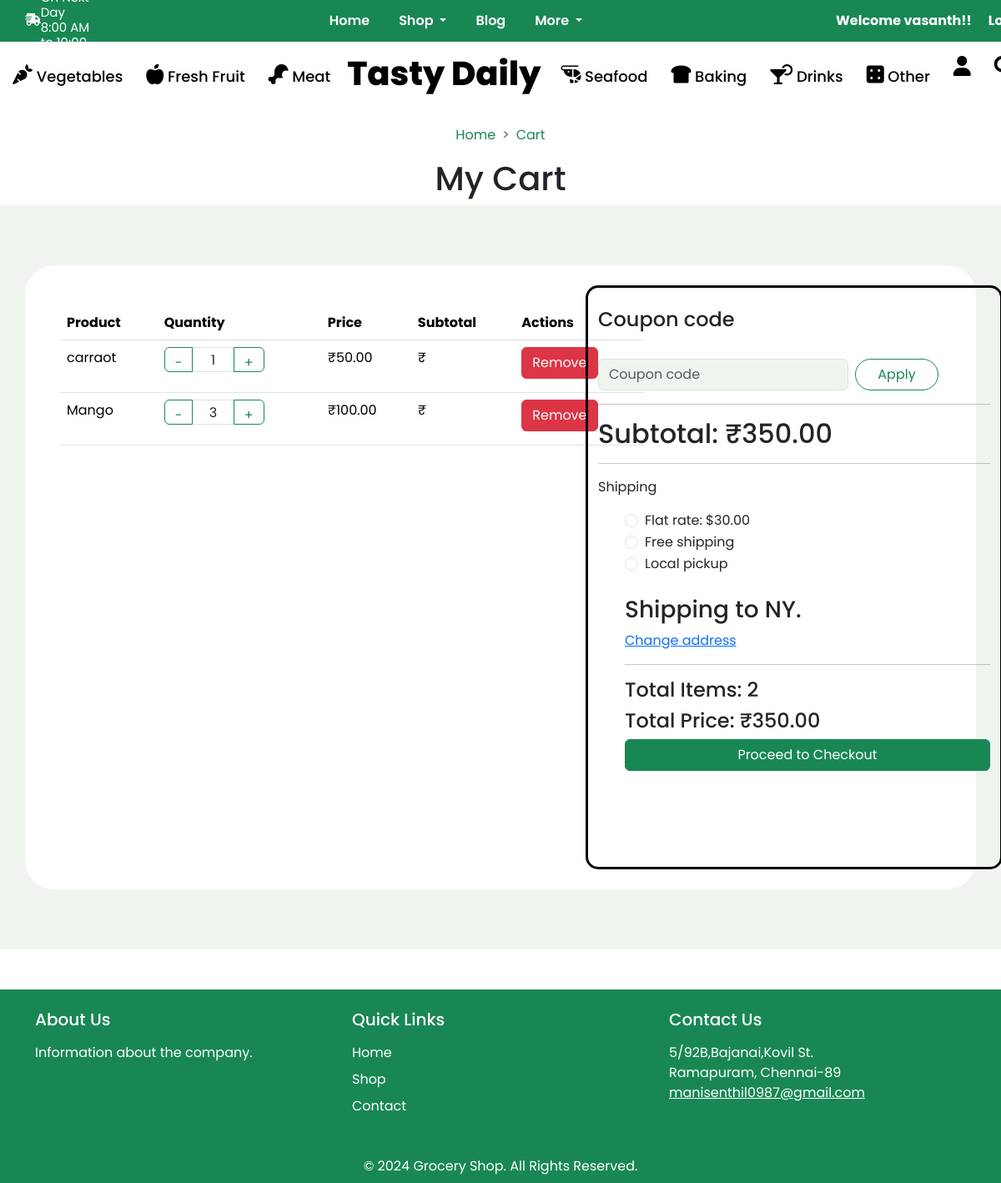
The app's page /cart/ (signed in), older data.
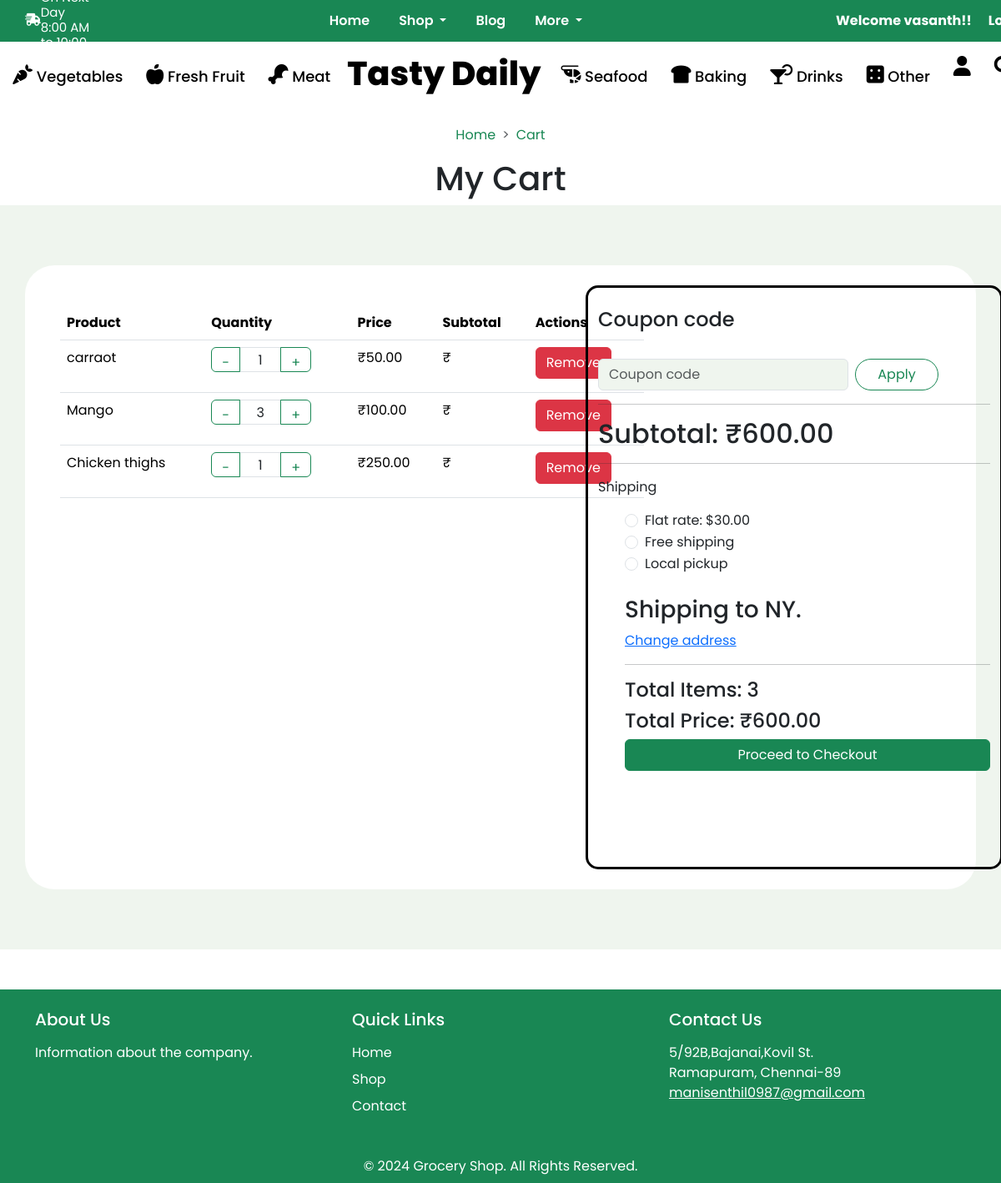
The same page, newer data.
### Grocery_app1/models.py (models this page shows, shortened)
class Cart(models.Model):
    user = models.ForeignKey(User, on_delete=models.CASCADE)
    product = models.ForeignKey(Product, on_delete=models.CASCADE)
    quantity = models.PositiveIntegerField(default=1)
    added_at = models.DateTimeField(auto_now_add=True)

class Product(models.Model):
    name = models.CharField(max_length=200)
    category = models.ForeignKey(Category, related_name='products', on_delete=models.CASCADE)
    description = models.TextField()
    price = models.DecimalField(max_digits=10, decimal_places=2)
    stock = models.PositiveIntegerField()
    quantity_variant = models.ForeignKey(QuantityVariant, on_delete=models.CASCADE, null=True, blank=True)
    color_variant = models.ForeignKey(ColorVariant, on_delete=models.CASCADE, null=True, blank=True)
    size_variant = models.ForeignKey(SizeVariant, on_delete=models.CASCADE, null=True, blank=True)
    trending = models.BooleanField(default=False)
    available = models.BooleanField(default=True)
    created = models.DateTimeField(auto_now_add=True)
    updated = models.DateTimeField(auto_now=True)
    image2 = models.ImageField(upload_to='products/', blank=True, null=True)

### Grocery_app1/views.py (the view)
# urls.py: path('cart/', views.view_cart, name='view_cart'),
@login_required
def view_cart(request):
    cart_items = Cart.objects.filter(user=request.user)
    total_price = sum(item.product.price * item.quantity for item in cart_items)
    qua_tot= (item.product.price * item.quantity for item in cart_items)
    return render(request, 'cart.html', {'cart_items': cart_items, 'total_price': total_price,'qua_tot':qua_tot})

### templates/cart.html (shortened to what this page needs)
{%include 'header.html'%}
{% block label_top %}
    {% include 'label_top.html' %}
{% endblock %}
{% block navbar %}
    {% include 'navbar.html'  %}
{% endblock %}
<nav style="--bs-breadcrumb-divider: '>';" aria-label="breadcrumb" >
    <ol class="breadcrumb" style="justify-content: center; margin-top:150px;">
      <li class="breadcrumb-item "><a href="{% url 'home' %}" style="text-decoration:none;color: #198754; ">Home</a></li>
      <li class="breadcrumb-item "><a href="#" style="text-decoration:none;color: #198754;">Cart</a></li>
    </ol>
 </nav>
<h1 class="text-center">My Cart</h1>
<div class="container-fluid" style="background:#eff5ee;">
    <br>
<div class="container my-5" style="background:white;border-radius:35px;">
    <br>
  <div class="row" >
    <br>
    <div class="col-lg-8">
      <div class="cart-container" >
        <br>
        <table class="table" style="width:700px;margin-left:30px;">
          <thead>
            <tr>
              <th>Product</th>
              <th>Quantity</th>
              <th>Price</th>
              <th>Subtotal</th>
              <th>Actions</th>
            </tr>
          </thead>
          <tbody>
            {% for item in cart_items %}
            <tr>
              <td>{{ item.product.name }}</td>
              <td>
                <div class="input-group mb-3" style="width: 120px;">
                    <button class="btn btn-outline-success minus-btn" type="button" style="height:30px;">-</button>
                    <input type="text" class="form-control qty-input" value="{{ item.quantity }}" style="text-align: center; height:30px;">
                    <button class="btn btn-outline-success plus-btn" type="button" style="height:30px;">+</button>
                </div>
              </td>
              <td>₹{{ item.product.price }}</td>
              <td>₹</td>
              <td>
                <a href="{% url 'remove_from_cart' item.id %}" class="btn btn-danger">Remove</a>
              </td>
            </tr>
            {% endfor %}
          </tbody>
        </table>
      </div>
    </div>
    <div class="col-lg-4" >
      <div class="container" style="margin-left:-100px;border-radius:15px;width:500px;height:700px;border:3px solid black;">
        <br>
        <h4>Coupon code</h4>
        <br>
        <form class="d-flex" role="search">
            <input class="form-control me-2" type="search" placeholder="Coupon code" aria-label="Search" style="background:#eff5ee;width:300px;">
            <button class="btn btn-outline-success" type="submit" style="width:100px;border-radius:35px;">Apply</button>
          </form>
        <hr>
        <h2>Subtotal: ₹{{ total_price }}</h2>
        <hr>
<p>Shipping</p>
<ul>
    <div class="form-check form-check-inline">
        <input class="form-check-input" type="radio" name="inlineRadioOptions" id="inlineRadio1" value="option1">
        <label class="form-check-label" for="inlineRadio1">Flat rate: $30.00</label>
      </div>
<br>
      <div class="form-check form-check-inline">
        <input class="form-check-input" type="radio" name="inlineRadioOptions" id="inlineRadio2" value="option2">
        <label class="form-check-label" for="inlineRadio2">Free shipping</label>
      </div>
<br>
      <div class="form-check form-check-inline">
        <input class="form-check-input" type="radio" name="inlineRadioOptions" id="inlineRadio3" value="option3">
        <label class="form-check-label" for="inlineRadio3"> Local pickup</label>
      </div>
<br>
<br>
<h3>Shipping to NY.</h3>
<a href="#">Change address</a>
<hr>
        <h4>Total Items: {{ cart_items|length }}</h4>
        <h4>Total Price:<t><t> ₹{{ total_price }}</h4>
        <a href="{% url 'checkout' %}" class="btn btn-success w-100">Proceed to Checkout</a>
    </div>
    <br>
    </div>
  </div>
</div>
<br>
</div>
{% block footer %}
    {% include 'footer.html' %}
{% endblock %}

Row changes from the older to the newer data that the page shows:
added Cart: product.name "Chicken thighs", quantity "1", product.price "250.00"
Text that changed along with them:
{{ total_price }}: "350.00" → "600.00"
{{ cart_items|length }}: "2" → "3"
